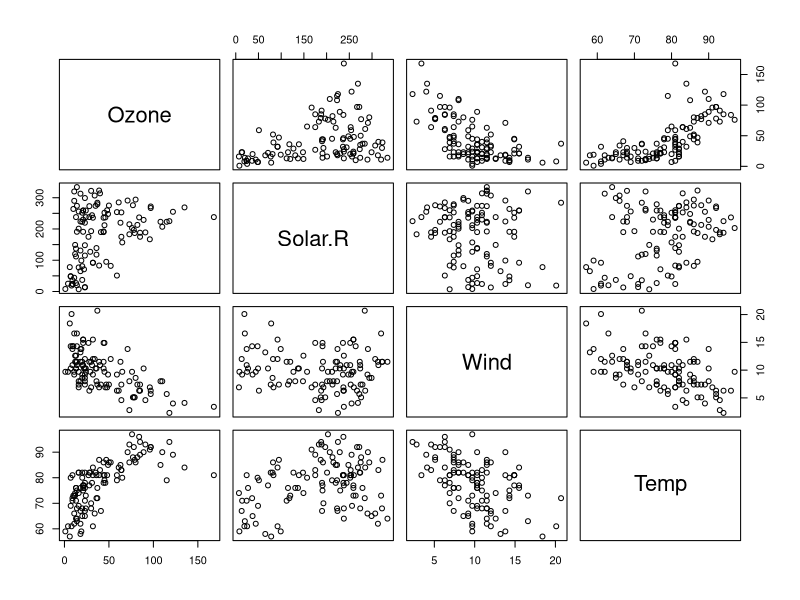

Write the R code that produced this figure. (Note: this script raises an error after producing the figure.)
## ---- chunk 1
#| label: aq-data
library(dplyr)
goed <- complete.cases(airquality)
aqdata <- airquality[goed,] %>%
	select(Ozone, Solar.R, Wind, Temp)
str(aqdata)
## ---- chunk 2
#| label: fig-aq-correlaties
#| fig-cap: "Correlaties tussen de variabelen."
plot(aqdata)
cor(aqdata)
## ---- chunk 3
#| label: aq-datasplitsing
set.seed(123)
trainRijnummers <- createDataPartition(y = aqdata$Ozone, p=0.8, list = FALSE)
trainData <- aqdata[trainRijnummers, ]
testData <- aqdata[-trainRijnummers, ]
## ---- chunk 4
#| label: aq-linmodel
model <- lm(Ozone ~ Solar.R + Wind + Temp, data = trainData)
model.samenvatting <- summary(model)
model.samenvatting
## ---- chunk 5
#| label: fig-aq-residuen
#| fig-cap: "Verwachte waarden voor trainData op basis van de regressielijn vs de waargenomen waarden, met daarbij de residuen als vertikale lijnstukjes."
residuen <- model$residuals  # alternatief: residuals(model)
waarnemingen <- trainData$Ozone
verwachtingen <- model$fitted.values
waardenbereik <- range(verwachtingen, waarnemingen)
plot(verwachtingen ~ waarnemingen,
	 xlim = waardenbereik, ylim = waardenbereik)
abline(0, 1, col = "red")
segments(waarnemingen, verwachtingen, waarnemingen, verwachtingen+residuen)
## ---- chunk 6
#| label: aq-model-coefficienten
model$coefficients  # alternatief: coefficients(model)
## ---- chunk 7
model.samenvatting$coefficients
